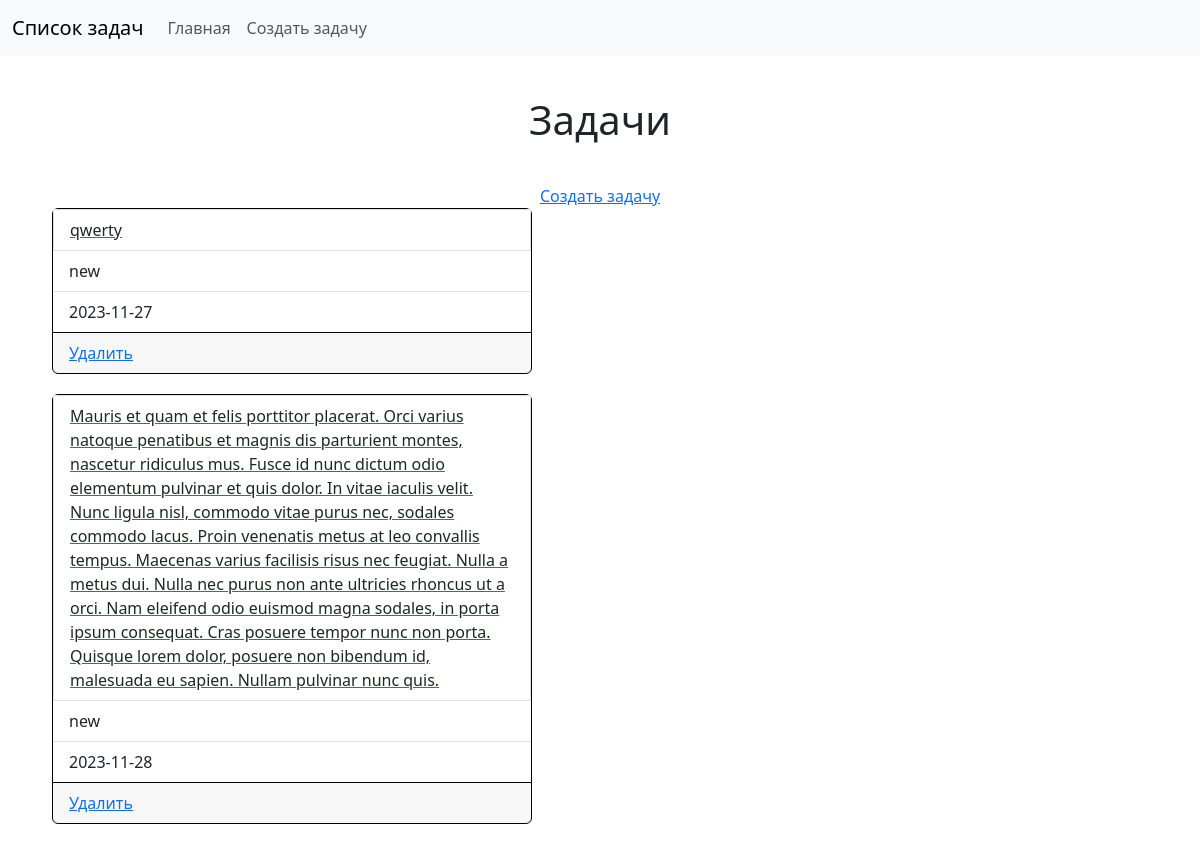
The app's page /, older data.
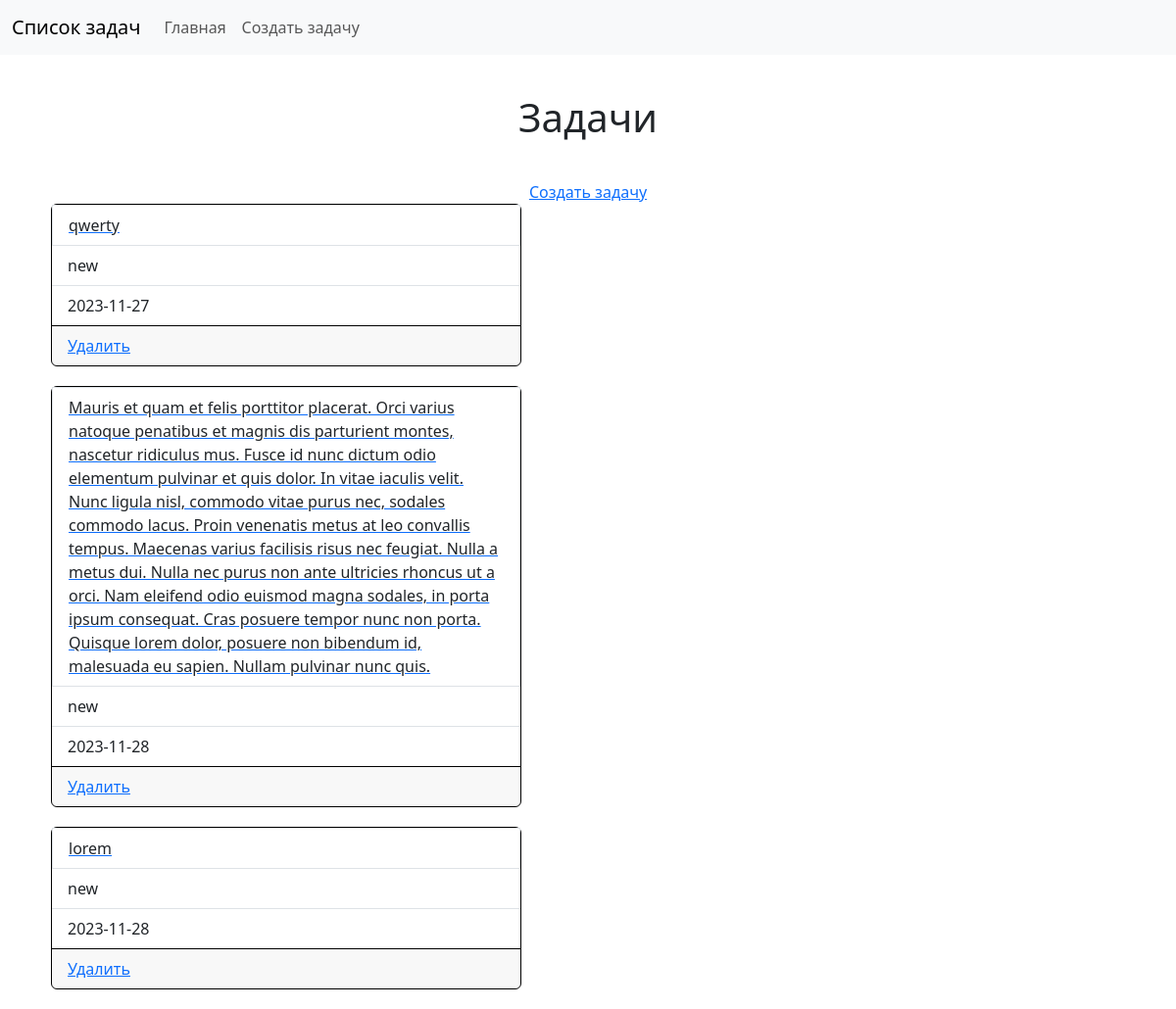
The same page, newer data.
### webapp/models.py (models this page shows)
class List(models.Model):
    description = models.TextField(max_length=3000, null=False, blank=False, verbose_name="Описание")
    detailed_descr = models.TextField(max_length=3000, null=True, blank=True, verbose_name="Подробное описание")
    status_choices = [('new', 'Новая'), ('in_progress', 'В процессе'), ('done', 'Сделано')]
    status = models.CharField(max_length=25, choices=status_choices, default='new', verbose_name="Статус")
    due_date = models.DateTimeField(null=True, blank=True, verbose_name="Дата выполнения")

### webapp/views.py (the view)
# urls.py: path('', index_view, name="index"),
def index_view(request):
    lists = List.objects.all
    return render(request, 'index.html', {'lists': lists})

### webapp/templates/index.html (shortened to what this page needs)
{% extends 'base.html' %}
{% block content %}
    <h1 style="text-align: center; margin: 40px 0;">Задачи</h1>
        <a href="{% url 'add' %}" style="display: block; text-align: center">Создать задачу</a>
        {% for list in lists %}
            <div class="card" style="width: 30rem; margin-bottom: 20px; margin-left: 10px; border-color: black">
                <ul class="list-group list-group-flush">
                    <a href="{% url 'show' list.pk %}"><li class="list-group-item">{{ list.description }}</li></a>
                    <li class="list-group-item">{{ list.status }}</li>
                    <li class="list-group-item">{{ list.due_date|date:"Y-m-d" }}</li>
                </ul>
                <div class="card-footer">
                    <a href="{% url 'delete' list.pk %}">Удалить</a>
                </div>
            </div>
        {% endfor %}
{% endblock %}

Row changes from the older to the newer data that the page shows:
added List: description "lorem", status "new", due_date "2023-11-28"
